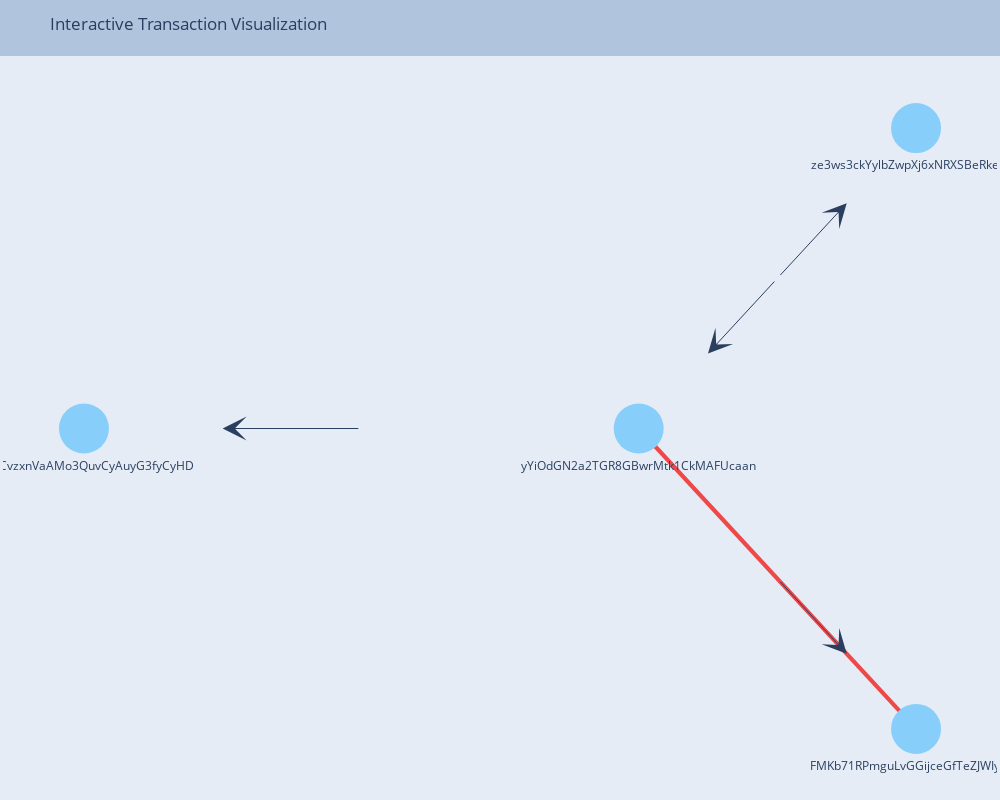

Source (notebook cell):
### Code cell
network_graph(node1,edge1,accountSet, AccountToSearch=flowGraph_centerNode)

### Figure 1 — Plotly figure (JSON) as saved in the notebook; plotly's stock layout.template omitted (floating-point values rounded to 4 significant figures)
{"data": [{"line": {"shape": "spline", "width": 0.001129}, "marker": {"color": "rgb(0.9411764705882353, 0.5019607843137255, 0.5019607843137255)"}, "mode": "lines", "opacity": 1, "type": "scatter", "x": [0, -0.5, null], "y": [0, -4.371e-08, null]}, {"line": {"shape": "spline", "width": 4.135}, "marker": {"color": "rgb(0.9380954846727423, 0.28053196630764976, 0.28053196630764976)"}, "mode": "lines", "opacity": 1, "type": "scatter", "x": [0, 0.25, null], "y": [0, -0.433, null]}, {"line": {"shape": "spline", "width": 10}, "marker": {"color": "rgb(0.9416114333057166, 0.052506213753106934, 0.052506213753106934)"}, "mode": "lines", "opacity": 1, "type": "scatter", "x": [0, 0, null], "y": [0, 0, null]}, {"line": {"shape": "spline", "width": 0.005645}, "marker": {"color": "rgb(0.7492836923501794, 0.02032415078707539, 0.02032415078707539)"}, "mode": "lines", "opacity": 1, "type": "scatter", "x": [0, 0.25, null], "y": [0, 0.433, null]}, {"line": {"shape": "spline", "width": 0.005645}, "marker": {"color": "rgb(0.5450980392156862, 0.0, 0.0)"}, "mode": "lines", "opacity": 1, "type": "scatter", "x": [0.25, 0, null], "y": [0.433, 0, null]}, {"hoverinfo": "text", "hovertext": ["yYiOdGN2a2TGR8GBwrMtk1CkMAFUcaan", "6LjxlCvzxnVaAMo3QuvCyAuyG3fyCyHD", "FMKb71RPmguLvGGijceGfTeZJWIyYdFI", "ze3ws3ckYylbZwpXj6xNRXSBeRkenIzY"], "marker": {"color": "LightSkyBlue", "size": 50}, "mode": "markers+text", "text": ["yYiOdGN2a2TGR8GBwrMtk1CkMAFUcaan", "6LjxlCvzxnVaAMo3QuvCyAuyG3fyCyHD", "FMKb71RPmguLvGGijceGfTeZJWIyYdFI", "ze3ws3ckYylbZwpXj6xNRXSBeRkenIzY"], "textposition": "bottom center", "type": "scatter", "x": [0, -0.5, 0.25, 0.25], "y": [0, -4.371e-08, -0.433, 0.433]}, {"hoverinfo": "text", "hovertext": ["From: yYiOdGN2a2TGR8GBwrMtk1CkMAFUcaan<br>To: 6LjxlCvzxnVaAMo3QuvCyAuyG3fyCyHD<br>TransactionAmt: 5.46e-06<br>TransactionDate: None", "From: yYiOdGN2a2TGR8GBwrMtk1CkMAFUcaan<br>To: FMKb71RPmguLvGGijceGfTeZJWIyYdFI<br>TransactionAmt: 0.02<br>TransactionDate: None", "From: yYiOdGN2a2TGR8GBwrMtk1CkMAFUcaan<br>To: yYiOdGN2a2TGR8GBwrMtk1CkMAFUcaan<br>TransactionAmt: 0.04836424<br>TransactionDate: None", "From: yYiOdGN2a2TGR8GBwrMtk1CkMAFUcaan<br>To: ze3ws3ckYylbZwpXj6xNRXSBeRkenIzY<br>TransactionAmt: 2.73e-05<br>TransactionDate: None", "From: ze3ws3ckYylbZwpXj6xNRXSBeRkenIzY<br>To: yYiOdGN2a2TGR8GBwrMtk1CkMAFUcaan<br>TransactionAmt: 2.73e-05<br>TransactionDate: None"], "marker": {"color": "LightSkyBlue", "size": 20}, "mode": "markers", "opacity": 0, "type": "scatter", "x": [-0.25, 0.125, 0, 0.125, 0.125], "y": [-2.186e-08, -0.2165, 0, 0.2165, 0.2165]}], "layout": {"annotations": [{"arrowhead": 3, "arrowsize": 4, "arrowwidth": 1, "ax": -0.25, "axref": "x", "ay": -2.186e-08, "ayref": "y", "opacity": 1, "showarrow": true, "x": -0.375, "xref": "x", "y": -3.278e-08, "yref": "y"}, {"arrowhead": 3, "arrowsize": 4, "arrowwidth": 1, "ax": 0.125, "axref": "x", "ay": -0.2165, "ayref": "y", "opacity": 1, "showarrow": true, "x": 0.1875, "xref": "x", "y": -0.3248, "yref": "y"}, {"arrowhead": 3, "arrowsize": 4, "arrowwidth": 1, "ax": 0, "axref": "x", "ay": 0, "ayref": "y", "opacity": 1, "showarrow": true, "x": 0, "xref": "x", "y": 0, "yref": "y"}, {"arrowhead": 3, "arrowsize": 4, "arrowwidth": 1, "ax": 0.125, "axref": "x", "ay": 0.2165, "ayref": "y", "opacity": 1, "showarrow": true, "x": 0.1875, "xref": "x", "y": 0.3248, "yref": "y"}, {"arrowhead": 3, "arrowsize": 4, "arrowwidth": 1, "ax": 0.125, "axref": "x", "ay": 0.2165, "ayref": "y", "opacity": 1, "showarrow": true, "x": 0.0625, "xref": "x", "y": 0.1083, "yref": "y"}], "autosize": false, "clickmode": "event+select", "height": 800, "hovermode": "closest", "margin": {"b": 3, "l": 3, "pad": 4, "r": 3, "t": 60}, "paper_bgcolor": "LightSteelBlue", "showlegend": false, "title": {"text": "Interactive Transaction Visualization"}, "width": 1000, "xaxis": {"showgrid": false, "showticklabels": false, "zeroline": false}, "yaxis": {"showgrid": false, "showticklabels": false, "zeroline": false}}}
